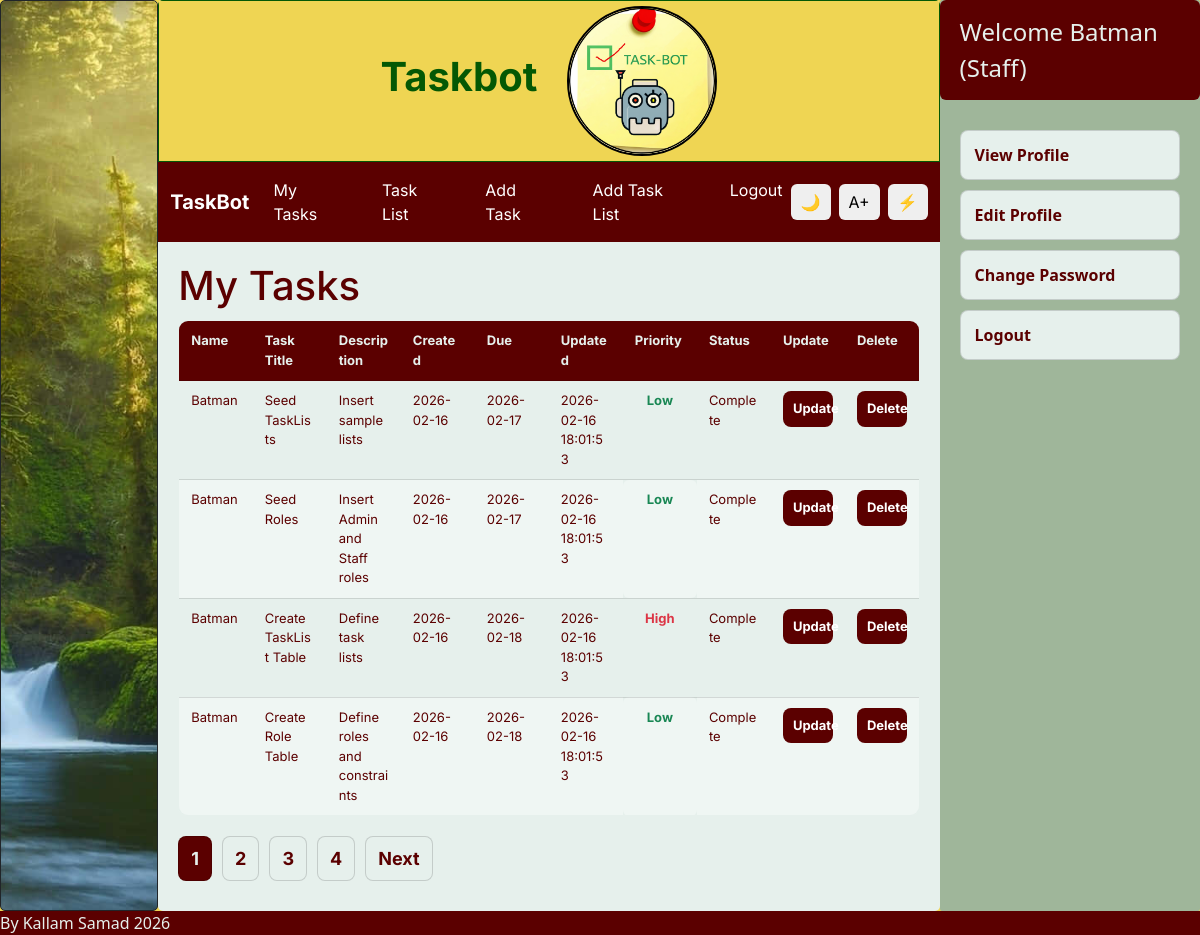
Screenshot of /index.php?page=lists (signed in) with the database file from the repository.
### tables this page shows
CREATE TABLE Task ( 

  TaskID        INTEGER PRIMARY KEY AUTOINCREMENT, 

  TaskTitle     TEXT NOT NULL, 

  Description   TEXT, 

  CreateDate    DATE NOT NULL DEFAULT (DATE('now')), 

  DueDate       DATE, 

  UpdatedAt     DATETIME NOT NULL DEFAULT CURRENT_TIMESTAMP, 

  LastUpdatedBy INTEGER, 

  Priority      TEXT NOT NULL DEFAULT 'Unassigned', 

  Status        TEXT NOT NULL DEFAULT 'Pending', 

  IsArchived    INTEGER NOT NULL DEFAULT 0, 

  TaskListID    INTEGER, 

  CHECK (Priority IN ('Unassigned', 'Low', 'Medium', 'High')), 

  CHECK (Status IN ('Pending', 'Complete', 'Cancelled')), 

  FOREIGN KEY (LastUpdatedBy) REFERENCES Users(UserID) 

    ON UPDATE CASCADE 

    ON DELETE SET NULL, 

  FOREIGN KEY (TaskListID) REFERENCES TaskList(TaskListID) 

    ON UPDATE CASCADE 

    ON DELETE SET NULL 

);

CREATE TABLE Users ( 

  UserID      INTEGER PRIMARY KEY AUTOINCREMENT, 

  RoleID      INTEGER NOT NULL, 

  DisplayName TEXT NOT NULL, 

  FirstName   TEXT NOT NULL, 

  MiddleName  TEXT DEFAULT ' ', 

  LastName    TEXT NOT NULL, 

  Email       TEXT NOT NULL UNIQUE, 

  Phone       TEXT UNIQUE, 

  IsActive    INTEGER NOT NULL DEFAULT 1, 

  LastLoginAt DATETIME DEFAULT CURRENT_TIMESTAMP, 

  FOREIGN KEY (RoleID) REFERENCES Role(RoleID) 

    ON UPDATE CASCADE 

    ON DELETE CASCADE 

);

### stafflists.php (the view, shortened to what this page needs)
<?php
$db = new SQLite3("C:/xampp/htdocs/TaskBot/database.db");
$db->exec("PRAGMA foreign_keys = ON;");
$userId = (int)$_SESSION['userId'];
$records_per_page = 4;
$current_page = isset($_GET['p']) ? (int)$_GET['p'] : 1;
$offset = ($current_page - 1) * $records_per_page;
$countStmt = $db->prepare("SELECT COUNT(*) AS total FROM Task WHERE LastUpdatedBy = :uid");
$countStmt->bindValue(":uid", $userId, SQLITE3_INTEGER);
$countRes = $countStmt->execute();
$countRow = $countRes->fetchArray(SQLITE3_ASSOC);
$total_records = (int)($countRow['total'] ?? 0);
$total_pages = max(1, (int)ceil($total_records / $records_per_page));
$stmt = $db->prepare("
    SELECT
        U.DisplayName,
        T.TaskID,
        T.TaskTitle,
        T.Description,
        T.CreateDate,
        T.DueDate,
        T.UpdatedAt,
        T.Priority,
        T.Status
    FROM Task T
    INNER JOIN Users U ON U.UserID = T.LastUpdatedBy
    WHERE T.LastUpdatedBy = :uid
    ORDER BY T.DueDate IS NULL, T.DueDate ASC, T.TaskID DESC
    LIMIT :limit OFFSET :offset
");
$stmt->bindValue(":uid", $userId, SQLITE3_INTEGER);
$stmt->bindValue(":limit", $records_per_page, SQLITE3_INTEGER);
$stmt->bindValue(":offset", $offset, SQLITE3_INTEGER);
$result = $stmt->execute();
echo "<h1 class='page-title'>My Tasks</h1>";
echo "<div class='table-wrap'>";
echo "<table class='tasks-table'>";
echo "
<thead>
<tr>
  <th>Name</th>
  <th>Task Title</th>
  <th>Description</th>
  <th>Created</th>
  <th>Due</th>
  <th>Updated</th>
  <th>Priority</th>
  <th>Status</th>
  <th>Update</th>
  <th>Delete</th>
</tr>
</thead>
<tbody>
";
while ($row = $result->fetchArray(SQLITE3_ASSOC)) {
    $name = htmlspecialchars($row['DisplayName'] ?? '');
    $taskId = (int)($row['TaskID'] ?? 0);
    $title = htmlspecialchars($row['TaskTitle'] ?? '');
    $desc = htmlspecialchars($row['Description'] ?? '');
    $created = htmlspecialchars($row['CreateDate'] ?? '');
    $due = htmlspecialchars($row['DueDate'] ?? '');
    $updated = htmlspecialchars($row['UpdatedAt'] ?? '');
    $priorityRaw = trim((string)($row['Priority'] ?? ''));
    $priority = htmlspecialchars($priorityRaw);
    $priorityClass = 'priority-' . strtolower(preg_replace('/\s+/', '-', $priorityRaw));
    $statusRaw = trim((string)($row['Status'] ?? ''));
    $status = htmlspecialchars($statusRaw);
    $statusClass = 'status-' . strtolower(preg_replace('/\s+/', '-', $statusRaw));
    echo "<tr>
        <td>{$name}</td>
        <td>{$title}</td>
        <td class='desc'>{$desc}</td>
        <td>{$created}</td>
        <td>{$due}</td>
        <td>{$updated}</td>
        <td class='{$priorityClass}'>{$priority}</td>
        <td class='{$statusClass}'>{$status}</td>
        <td>
          <form method='POST' action='updatetask.php'>
            <input type='hidden' name='TaskID' value='{$taskId}'>
            <button class='btn' type='submit'>Update</button>
          </form>
        </td>
        <td>
          <form method='POST' action='deletetask.php' onsubmit=\"return confirm('Delete this task?');\">
            <input type='hidden' name='TaskID' value='{$taskId}'>
            <button class='btn' type='submit'>Delete</button>
          </form>
        </td>
    </tr>";
}
echo "</tbody></table>";
echo "</div>";
echo "<div class='pagination'>";
for ($i = 1; $i <= $total_pages; $i++) {
    if ($i === $current_page) {
        echo "<strong>{$i}</strong>";
    } else {
        echo "<a href='index.php?page=tasks&p={$i}'>{$i}</a>";
    }
}
if ($current_page < $total_pages) {
    $next = $current_page + 1;
    echo "<a href='index.php?page=tasks&p={$next}'>Next</a>";
}
echo "</div>";
?>

### style.css (style rules this page uses)
body { background-color:#efd553; margin:0; }
.page-title { margin: 20px 0 10px; padding: 0 20px; color: rgb(91,0,0); font-family: 'Inter', sans-serif; }
.table-wrap { width: 100%; padding: 0 20px 20px; box-sizing: border-box; overflow-x: auto; }
.tasks-table { width: 100%; border-collapse: collapse; background: #E6F0EC; border: 1px solid rgba(0,0,0,0.15); border-radius: 10px; overflow: hidden; font-family: 'Inter', sans-serif; table-layout: fixed; }
.tasks-table th, .tasks-table td { padding: 10px 12px; border-bottom: 1px solid rgba(0,0,0,0.12); vertical-align: top; word-wrap: break-word; overflow-wrap: anywhere; white-space: normal; font-size: 0.95rem; color: rgb(91,0,0); }
.tasks-table thead th { background: rgb(91,0,0); color: #E6F0EC; font-weight: 700; }
.tasks-table tbody tr:nth-child(even) { background: rgba(255,255,255,0.35); }
.tasks-table td:nth-child(1) { width: 12%; }
.tasks-table td:nth-child(2) { width: 12%; }
.tasks-table td:nth-child(3) { width: 24%; }
.tasks-table td:nth-child(4) { width: 9%; }
.tasks-table td:nth-child(5) { width: 9%; }
.tasks-table td:nth-child(6) { width: 9%; }
.tasks-table td:nth-child(7) { width: 6%; }
.tasks-table td:nth-child(8) { width: 7%; }
.tasks-table td:nth-child(9) { width: 6%; }
.tasks-table td:nth-child(10) { width: 6%; }
.tasks-table td:nth-child(9) form, .tasks-table td:nth-child(10) form { margin: 0; }
.tasks-table td:nth-child(9) button, .tasks-table td:nth-child(10) button { width: 100%; padding: 8px 10px; border: 0; border-radius: 8px; cursor: pointer; font-weight: 700; font-family: 'Inter', sans-serif; }
.tasks-table td:nth-child(9) button { background: rgb(91,0,0); color: #E6F0EC; }
.tasks-table td:nth-child(10) button { background: #9FB69A; color: rgb(91,0,0); }
.pagination { display: flex; gap: 10px; flex-wrap: wrap; align-items: center; padding: 0 20px 30px; }
.pagination a, .pagination strong { display: inline-block; padding: 8px 12px; border-radius: 8px; text-decoration: none; border: 1px solid rgba(0,0,0,0.15); font-family: 'Inter', sans-serif; }
.pagination a { background: #E6F0EC; color: rgb(91,0,0); font-weight: 700; }
.pagination strong { background: rgb(91,0,0); color: #E6F0EC; }
.btn { font-size: small; }
.tasks-table th, .tasks-table td { font-size: small; }
.tasks-table td[class^="priority-"] { font-weight:700; text-align:center; border-radius:6px; }
.priority-high { color:#dc3545 !important; font-weight:600; }
.priority-low { color:#198754 !important; font-weight:600; }
.action-btn.danger, .btn { background:rgb(91,0,0) !important; color:white !important; display:inline-block; padding:10px 16px; border:none; border-radius:10px; cursor:pointer; font-weight:600; white-space:nowrap; }

### rows the page displays
task: LastUpdatedBy.DisplayName "Batman", TaskTitle "Seed TaskLists", Description "Insert sample lists", CreateDate "2026-02-16", DueDate "2026-02-17", UpdatedAt "2026-02-16 18:01:53", Priority "Low", Status "Complete"
task: LastUpdatedBy.DisplayName "Batman", TaskTitle "Seed Roles", Description "Insert Admin and Staff roles", CreateDate "2026-02-16", DueDate "2026-02-17", UpdatedAt "2026-02-16 18:01:53", Priority "Low", Status "Complete"
task: LastUpdatedBy.DisplayName "Batman", TaskTitle "Create TaskList Table", Description "Define task lists", CreateDate "2026-02-16", DueDate "2026-02-18", UpdatedAt "2026-02-16 18:01:53", Priority "High", Status "Complete"
task: LastUpdatedBy.DisplayName "Batman", TaskTitle "Create Role Table", Description "Define roles and constraints", CreateDate "2026-02-16", DueDate "2026-02-18", UpdatedAt "2026-02-16 18:01:53", Priority "Low", Status "Complete"

### other values shown
$displayname "Batman"
$roleType "Staff"
